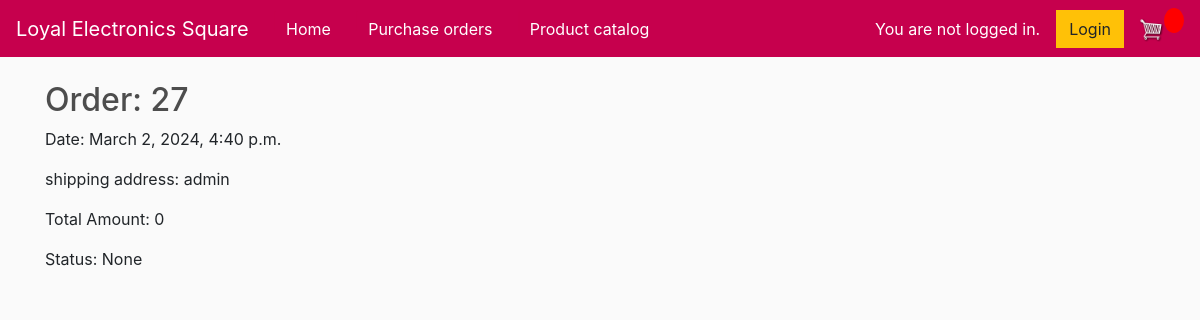
Page /order_detail/27 on the earlier database version.
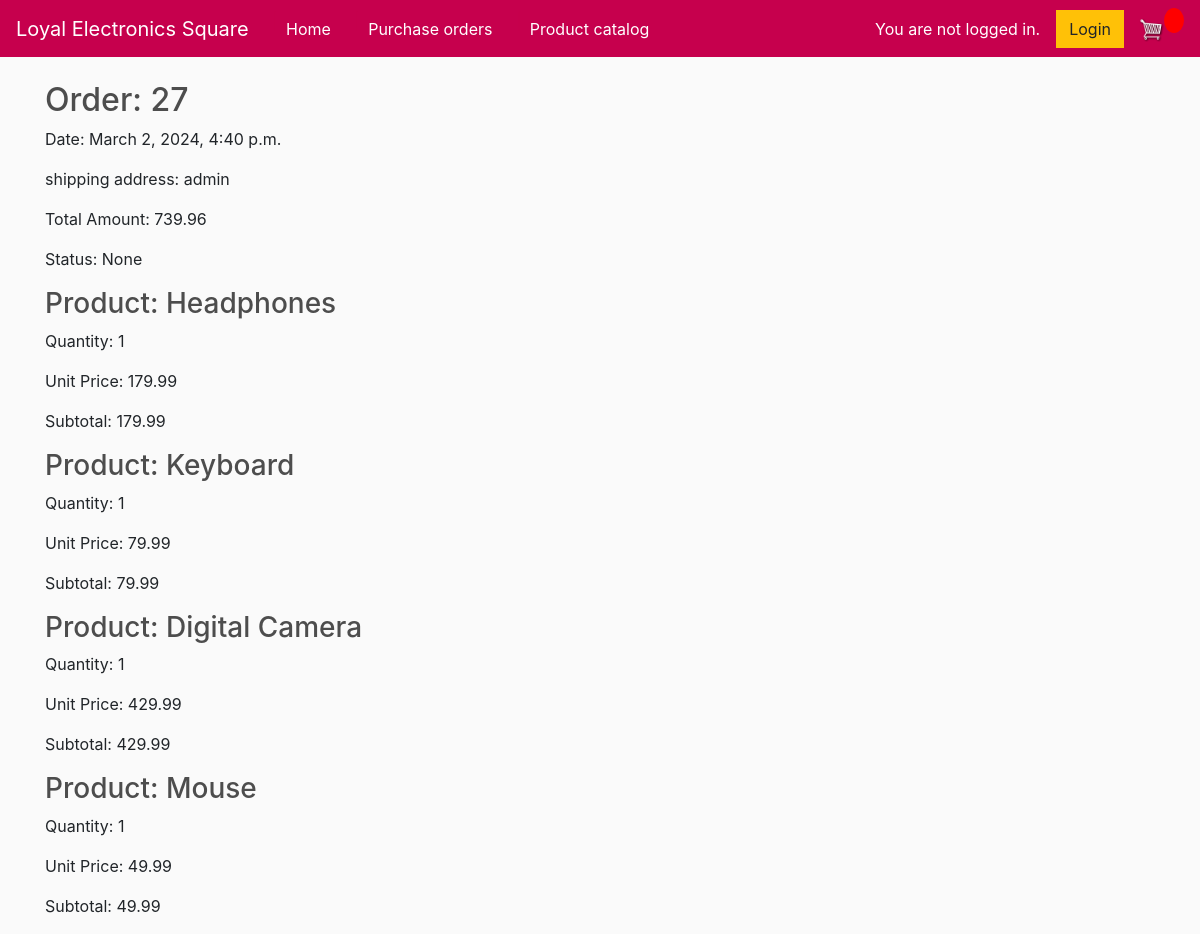
Same page on the later database version.
### store/models.py (models this page shows, shortened)
class Order(models.Model):
    customer = models.ForeignKey(Customer, on_delete=models.SET_NULL, null=True, blank=True)
    date_ordered = models.DateTimeField(default=timezone.now)
    complete = models.BooleanField(default=False, null=True, blank=False)
    total_amount = models.DecimalField(max_digits=100, decimal_places=2, null=True)
    status = models.CharField(max_length=20, null=True)
    def total_amount(self):
        orderitems = self.orderitem_set.all()
        total = sum([item.get_total for item in orderitems])
        return total

class Customer(models.Model):
    user = models.OneToOneField(User, on_delete=models.CASCADE, related_name = 'customer', null=True, blank=True)
    full_name = models.CharField(max_length=200, null=True)
    email = models.CharField(max_length=200, null=True)
    password = models.CharField(max_length=200, null=True)
    shipping_address = models.CharField(max_length=200, null=True)

class OrderItem(models.Model):
    product = models.ForeignKey(Product, on_delete=models.SET_NULL, null=True)
    order = models.ForeignKey(Order, on_delete=models.SET_NULL, null=True)
    quantity = models.IntegerField(default=0, null=True, blank=True)
    date_added = models.DateTimeField(auto_now_add=True)
    unit_price = models.DecimalField(max_digits=10, decimal_places=2, null=True)
    subtotal = models.DecimalField(max_digits=10, decimal_places=2, null=True)
    @property
    def get_total(self):
        total = self.product.price * self.quantity
        return total

class Product(models.Model):
    name = models.CharField(max_length=200, null=True)
    price = models.DecimalField(max_digits=10, decimal_places=2)
    digital = models.BooleanField(default=False, null=True, blank=False)
    image = models.ImageField(null=True, blank=True)
    image2 = models.ImageField(null=True, blank=True)
    image3 = models.ImageField(null=True, blank=True)
    description = models.TextField(null=True)
    is_active = models.BooleanField(default=True)

### store/views.py (the view)
# urls.py: path('order_detail/<int:pk>', views.order_detail, name="order_detail"),
def order_detail(request, pk):
     if request.user.is_authenticated:
          customer = request.user.customer
          order, created = Order.objects.get_or_create(customer=customer, complete=False)
          items = order.orderitem_set.all()
          cartItems = order.get_cart_items
     else:
          items = []
          order = {'get_cart_total':0, 'get_cart_items':0, 'shipping':False}
          cartItems = order['get_cart_items']
     order = Order.objects.get(id=pk)
     order_items = OrderItem.objects.filter(order=order)
     return render(request, 'store/order_detail.html', {'order': order, 'order_items': order_items})

### store/templates/store/order_detail.html
{% extends 'store/main.html' %}
{% load static %}
{% block content %}
<h2>Order: {{ order.id }}</h2>
<p>Date: {{ order.date_ordered }}</p>
<p>shipping address: {{ order.customer.shipping_address }}</p>
<p>Total Amount: {{ order.total_amount }}</p>
<p>Status: {{ order.status }}</p>
{% for item in order_items %}
    <div>
        <h3>Product: {{ item.product.name }}</h3>
        <p>Quantity: {{ item.quantity }}</p>
        <p>Unit Price: {{ item.product.price }}</p>
        <p>Subtotal: {{ item.get_total }}</p>
    </div>
{% endfor %}
{% endblock content %}

### store/templates/store/Main.html (shortened to what this page needs)
<!DOCTYPE html>
{% load static %}
<html>
<head>
	<link rel="stylesheet" href="https://stackpath.bootstrapcdn.com/bootstrap/4.4.1/css/bootstrap.min.css">
	<link rel="stylesheet" type="text/css" href="{% static 'css/main.css' %}">
</head>
<body>
	<nav class="navbar navbar-expand-lg navbar-dark" style="background-color: #c6004d;">
		<a class="navbar-brand" href="{% url 'store' %}">Loyal Electronics Square</a>
		<div class="collapse navbar-collapse" id="navbarSupportedContent">
			<ul class="navbar-nav me-auto mb-2 mb-lg-0">
				<a style="margin-left: 8px; color: #c6004d">|</a>
				<li class="nav-item">
					<a class="nav-link active" aria-current="page" href="{% url 'store' %}">Home</a>
				</li>
				<a style="margin-left: 16px; color: #c6004d">|</a>
				<li class="nav-item">
					<a class="nav-link active" aria-current="page" href="{% url 'order_list' %}">Purchase orders</a>
				</li>
				<a style="margin-left: 16px; color: #c6004d">|</a>
				<li class="nav-item">
					<a class="nav-link active" aria-current="page" href="#">Product catalog</a>
				</li>
			</ul>
		</div>
	    <div class="form-inline my-2 my-lg-0">
			{% if user.is_authenticated %}
				<a style="margin-right: 16px; color: white">Hi {{ user.username }}! </a>
				<form action="{% url 'logout' %}" method="post">
					{% csrf_token %}
					<button class="btn btn-warning" type="submit">Logout</button>
				</form>
			{% else %}
				<a style="margin-right: 16px; color: white">You are not logged in. </a>
	     		<a href="{% url 'login' %}" class="btn btn-warning">Login</a>
	     	{% endif %}
	     	<a href="{% url 'cart' %}">
	    		<img  id="cart-icon" src="{% static 'images/cart.png' %}">
	    	</a>
	    	<p id="cart-total">{{cartItems}}</p>
	    </div>
	</nav>
     <div class="container">
            <br>
            {% block content %}
            {% endblock content %}
         </div>
</body>
</html>

### static/css/main.css (style rules this page uses)
body { background-color: hsl(0, 0%, 98%); }
h1,h2,h3,h4,h5,h6 { color:hsl(0, 0%, 30%); }
#cart-icon { width:25px; display: inline-block; margin-left: 15px; }
#cart-total { display: block; text-align: center; color:#fff; background-color: red; width: 20px; height: 25px; border-radius: 50%; font-size: 14px; }
.btn { border-radius: 0; }

Differences in the rows shown:
changed Order "None": total_amount "0" → "739.96"
added OrderItem: product.name "Headphones", quantity "1", product.price "179.99", get_total "179.99"
added OrderItem: product.name "Keyboard", quantity "1", product.price "79.99", get_total "79.99"
added OrderItem: product.name "Digital Camera", quantity "1", product.price "429.99", get_total "429.99"
added OrderItem: product.name "Mouse", quantity "1", product.price "49.99", get_total "49.99"
